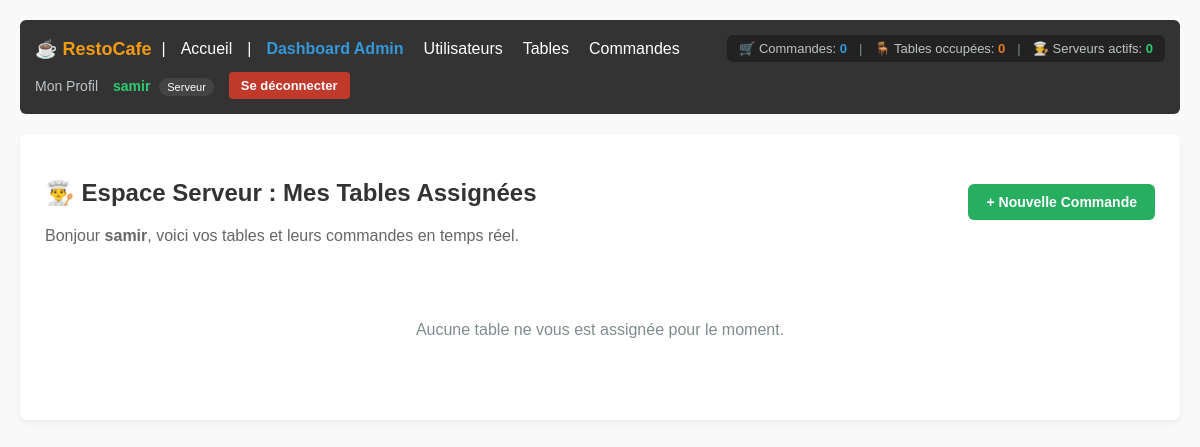
/tables/dashboard/ (signed in), run on an earlier commit of the app's database.
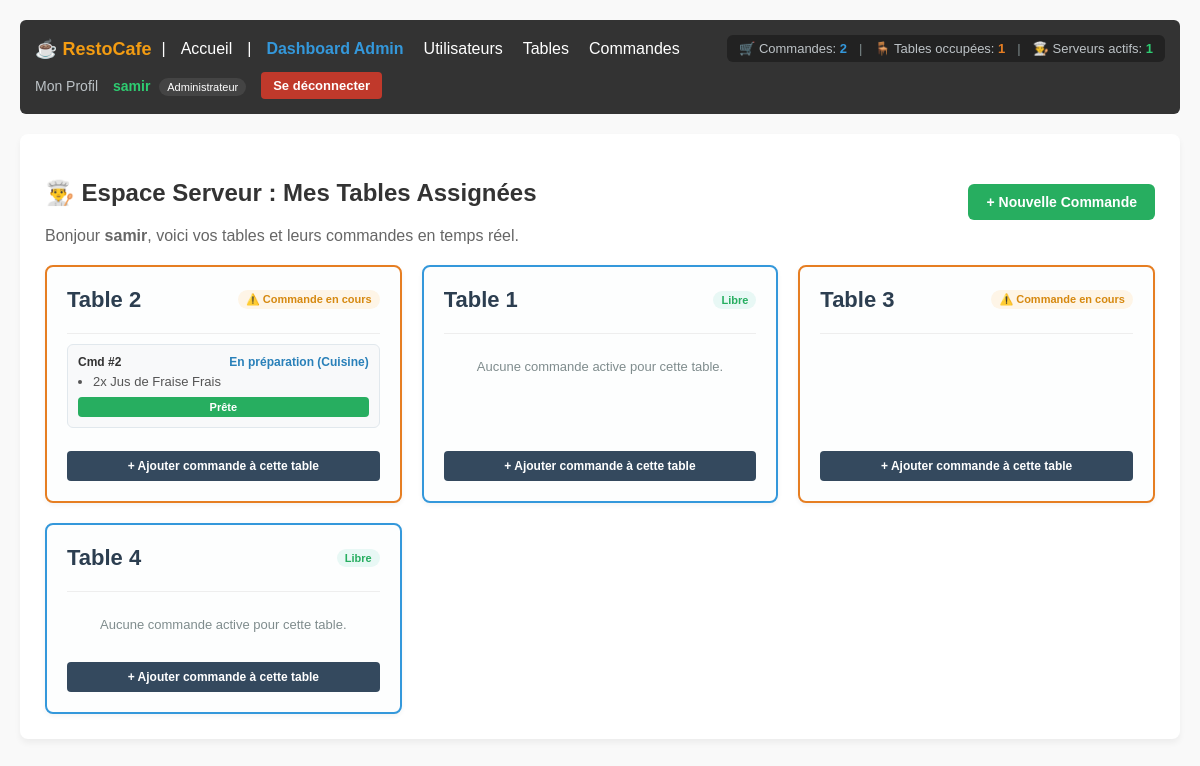
And on a later commit of the database.
### accounts/models.py (models this page shows, shortened)
class User(AbstractUser):
  ROLE_CHOICES = (
      ('admin', 'Administrateur'),
      ('serveur', 'Serveur'),
      ('cuisine', 'Cuisinier'),
  )
  role = models.CharField(
      max_length=20, choices=ROLE_CHOICES, default='serveur'
  )
  tel = models.CharField(max_length=20, blank=True, null=True)
  photo = models.ImageField(upload_to='profils/', blank=True, null=True)

### tables/models.py (models this page shows, shortened)
class Table(models.Model):
  numero = models.IntegerField(unique=True)
  serveur = models.ForeignKey(
      settings.AUTH_USER_MODEL,
      on_delete=models.SET_NULL,
      null=True,
      blank=True,
      limit_choices_to={'role': 'serveur'},
      related_name='tables',
  )
  token_qr = models.UUIDField(default=uuid.uuid4, editable=False, unique=True)
  is_active = models.BooleanField(default=True)

### commandes/models.py (models this page shows, shortened)
class Commande(models.Model):
    STATUT_CHOICES = (
        ('en_attente', 'En attente (Confirmée par serveur)'),
        ('en_preparation', 'En préparation (Cuisine)'),
        ('prete', 'Prête à servir'),
        ('servie', 'Servie à la table'),
        ('annulee', 'Annulée'),
        ('payee', 'Payée & Clôturée'),
    )
    table = models.ForeignKey(
        Table, on_delete=models.CASCADE, related_name='commandes'
    )
    serveur = models.ForeignKey(
        settings.AUTH_USER_MODEL,
        on_delete=models.SET_NULL,
        null=True,
        blank=True,
        related_name='commandes_gerees',
    )
    statut = models.CharField(
        max_length=20, choices=STATUT_CHOICES, default='en_attente'
    )
    date_creation = models.DateTimeField(auto_now_add=True)

class LigneCommande(models.Model):
    commande = models.ForeignKey(
        Commande, on_delete=models.CASCADE, related_name='lignes'
    )
    plat = models.ForeignKey(Plat, on_delete=models.CASCADE)
    quantite = models.PositiveIntegerField(default=1)

### menu/models.py (models this page shows, shortened)
class Plat(models.Model):
    categorie = models.ForeignKey(
        Categorie, on_delete=models.CASCADE, related_name='plats'
    )
    nom = models.CharField(max_length=150)
    description = models.TextField(blank=True, null=True)
    prix = models.DecimalField(max_digits=6, decimal_places=2)
    disponible_du_jour = models.BooleanField(default=True)
    is_active = models.BooleanField(default=True)
    image = models.ImageField(upload_to='plats/', blank=True, null=True)

### tables/views.py (the view)
# urls.py: path('dashboard/', serveur_dashboard, name='serveur_dashboard'),
@login_required
def serveur_dashboard(request):
    if request.user.role != 'serveur' and request.user.role != 'admin':
        return redirect('accounts:home')
    if request.user.role == 'serveur':
        tables = Table.objects.filter(serveur=request.user, is_active=True)
        commandes = Commande.objects.filter(
            table__in=tables).order_by('-date_creation')
    else:
        tables = Table.objects.all()
        commandes = Commande.objects.all().order_by('-date_creation')
    return render(request, 'tables/serveur_dashboard.html', {
        'tables': tables,
        'commandes': commandes
    })

### accounts/context_processors.py (called while the page is built)
def restaurant_stats(request):
    if not request.user.is_authenticated:
        return {}
    total_commandes = Commande.objects.count()
    tables_occupees = Table.objects.filter(
        commandes__statut__in=['en_attente', 'en_preparation', 'prete']
    ).distinct().count()
    serveurs_actifs = User.objects.filter(
        role='serveur',
        commandes_gerees__isnull=False
    ).distinct().count()
    serveurs_stats = User.objects.filter(role='serveur').prefetch_related('commandes_gerees')
    return {
        'stat_commandes': total_commandes,
        'stat_tables_occupees': tables_occupees,
        'stat_serveurs': serveurs_actifs,
        'serveurs_stats': serveurs_stats,
    }

### tables/templates/tables/serveur_dashboard.html (shortened to what the changed rows need)
{% extends 'base.html' %}
{% block content %}
    <div style="display: flex; justify-content: space-between; align-items: center; margin-bottom: 20px; flex-wrap: wrap; gap: 15px;">
        <div>
            <h2>👨‍🍳 Espace Serveur : Mes Tables Assignées</h2>
            <p style="color: #666; margin: 5px 0 0 0;">Bonjour <strong>{{ user.username }}</strong>, voici vos tables et leurs commandes en temps réel.</p>
        </div>
    </div>
    <div style="display: grid; grid-template-columns: repeat(auto-fill, minmax(300px, 1fr)); gap: 20px; margin-top: 20px;">
        {% for t in tables %}
            <div style="background: #fdfefe; border: 2px solid {% if t.commandes.all %}#e67e22{% else %}#3498db{% endif %}; border-radius: 8px; padding: 20px; display: flex; flex-direction: column; box-shadow: 0 2px 5px rgba(0,0,0,0.05);">
                <div style="display: flex; justify-content: space-between; align-items: center; margin-bottom: 10px;">
                    <h3 style="margin: 0; color: #2c3e50; font-size: 22px;">Table {{ t.numero }}</h3>
                    {% if t.commandes.all %}
                        <span style="background: #fef5e7; color: #d68910; padding: 3px 8px; border-radius: 12px; font-size: 11px; font-weight: bold;">⚠️ Commande en cours</span>
                    {% else %}
                        <span style="background: #e8f8f5; color: #27ae60; padding: 3px 8px; border-radius: 12px; font-size: 11px; font-weight: bold;">Libre</span>
                    {% endif %}
                </div>
                <hr style="border: 0; border-top: 1px solid #eee; margin: 10px 0;">
                <div style="flex-grow: 1; margin-bottom: 15px;">
                    {% for cmd in t.commandes.all %}
                        {% if cmd.statut != 'servie' and cmd.statut != 'annulee' %}
                            <div style="background: #f8f9fa; border: 1px solid #e1e8ed; border-radius: 6px; padding: 10px; margin-bottom: 8px;">
                                <div style="display: flex; justify-content: space-between; font-size: 12px; margin-bottom: 5px;">
                                    <strong>Cmd #{{ cmd.pk }}</strong>
                                    <span style="color: #2980b9; font-weight: bold;">{{ cmd.get_statut_display }}</span>
                                </div>
                                <ul style="margin: 0; padding-left: 15px; font-size: 13px; color: #555;">
                                    {% for ligne in cmd.lignes.all %}
                                        <li>{{ ligne.quantite }}x {{ ligne.plat.nom }}</li>
                                    {% endfor %}
                                </ul>
                                <div style="margin-top: 8px; display: flex; gap: 5px;">
                                    {% if cmd.statut == 'en_attente' %}
                                        <a href="{% url 'commandes:update_status' cmd.pk 'en_preparation' %}" style="flex: 1; padding: 4px; background: #2980b9; color: white; text-align: center; text-decoration: none; border-radius: 4px; font-size: 11px; font-weight: bold;">Préparer</a>
                                    {% elif cmd.statut == 'en_preparation' %}
                                        <a href="{% url 'commandes:update_status' cmd.pk 'prete' %}" style="flex: 1; padding: 4px; background: #27ae60; color: white; text-align: center; text-decoration: none; border-radius: 4px; font-size: 11px; font-weight: bold;">Prête</a>
                                    {% elif cmd.statut == 'prete' %}
                                        <a href="{% url 'commandes:update_status' cmd.pk 'servie' %}" style="flex: 1; padding: 4px; background: #7f8c8d; color: white; text-align: center; text-decoration: none; border-radius: 4px; font-size: 11px; font-weight: bold;">Servir</a>
                                    {% endif %}
                                </div>
                            </div>
                        {% endif %}
                    {% empty %}
                        <p style="font-size: 13px; color: #7f8c8d; text-align: center; margin: 15px 0;">Aucune commande active pour cette table.</p>
                    {% endfor %}
                </div>
                <div style="margin-top: auto; text-align: center;">
                    <a href="{% url 'commandes:commande_add' %}" style="display: block; width: 100%; padding: 8px; background: #34495e; color: white; text-decoration: none; border-radius: 4px; font-size: 12px; font-weight: bold; box-sizing: border-box;">
                        + Ajouter commande à cette table
                    </a>
                </div>
            </div>
        {% empty %}
            <p style="grid-column: 1 / -1; text-align: center; color: #7f8c8d; padding: 40px;">Aucune table ne vous est assignée pour le moment.</p>
        {% endfor %}
    </div>
{% endblock %}

### templates/navbar.html (shortened to what this page needs)
<nav style="background: #333; color: #fff; padding: 15px; margin-bottom: 20px; border-radius: 6px; display: flex; justify-content: space-between; align-items: center; flex-wrap: wrap; gap: 10px;">
    <div style="display: flex; align-items: center; gap: 10px; flex-wrap: wrap;">
        <strong style="font-size: 18px; color: #f39c12;">☕ RestoCafe</strong> |
        <a href="{% url 'accounts:home' %}" style="color: #fff; text-decoration: none; margin: 0 5px;">Accueil</a>
        {% if user.is_authenticated %}
            |
            {% if user.role == 'admin' or user.is_superuser %}
                <a href="{% url 'accounts:admin_dashboard' %}" style="color: #3498db; text-decoration: none; margin: 0 5px; font-weight: bold;">Dashboard Admin</a>
                <a href="{% url 'accounts:user_list' %}" style="color: #fff; text-decoration: none; margin: 0 5px;">Utilisateurs</a>
                <a href="{% url 'tables:table_list' %}" style="color: #fff; text-decoration: none; margin: 0 5px;">Tables</a>
                <a href="{% url 'commandes:commande_list' %}" style="color: #fff; text-decoration: none; margin: 0 5px;">Commandes</a>
            {% elif user.role == 'cuisine' %}
                <a href="{% url 'commandes:cuisine_dashboard' %}" style="color: #f39c12; text-decoration: none; margin: 0 5px; font-weight: bold;">Dashboard Cuisine</a>
            {% endif %}
        {% endif %}
    </div>
    {% if user.is_authenticated %}
        <div style="display: flex; align-items: center; gap: 12px; background: #222; padding: 6px 12px; border-radius: 6px; font-size: 13px;">
            <span style="color: #bdc3c7;" title="Commandes totales">
                🛒 Commandes: <strong style="color: #3498db;">{{ stat_commandes|default:0 }}</strong>
            </span>
            <span style="color: #7f8c8d;">|</span>
            <span style="color: #bdc3c7;" title="Tables occupées">
                🪑 Tables occupées: <strong style="color: #e67e22;">{{ stat_tables_occupees|default:0 }}</strong>
            </span>
            <span style="color: #7f8c8d;">|</span>
            <span style="color: #bdc3c7;" title="Serveurs actifs">
                👨‍🍳 Serveurs actifs: <strong style="color: #2ecc71;">{{ stat_serveurs|default:0 }}</strong>
            </span>
        </div>
    {% endif %}
    <div style="display: flex; align-items: center; gap: 15px;">
        {% if user.is_authenticated %}
            <a href="{% url 'accounts:profile' %}" style="color: #bdc3c7; text-decoration: none; font-size: 14px;">Mon Profil</a>
            <span style="color: #2ecc71; font-size: 14px;">
                <strong>{{ user.username }}</strong>
                <span style="background: #444; color: #fff; padding: 3px 8px; border-radius: 10px; font-size: 11px; margin-left: 5px;">{{ user.get_role_display|default:user.role }}</span>
            </span>
            <form action="{% url 'accounts:logout' %}" method="post" style="display: inline; margin: 0;">
                <button type="submit" style="background: #c0392b; color: white; border: none; padding: 6px 12px; border-radius: 4px; cursor: pointer; font-size: 13px; font-weight: bold;">Se déconnecter</button>
            </form>
        {% else %}
            <span style="color: #e74c3c; font-size: 14px;">Non connecté</span>
            <a href="{% url 'accounts:login' %}" style="color: #fff; text-decoration: none; padding: 6px 12px; background: #2980b9; border-radius: 4px; font-size: 13px; font-weight: bold;">Connexion</a>
        {% endif %}
    </div>
</nav>

What changed in the data, as far as the page shows it:
changed User "samir": role "Serveur" → "Administrateur"
added Table: numero "2", shows "⚠️ Commande en cours"
added Commande: pk "2", statut "En préparation (Cuisine)", shows "Prête"
added LigneCommande: quantite "2", plat.nom "Jus de Fraise Frais"
added Table: numero "1", shows "Libre"
added Table: numero "3", shows "⚠️ Commande en cours"
added Table: numero "4", shows "Libre"
Also different on the page:
{{ stat_commandes|default:0 }}: "0" → "2"
{{ stat_tables_occupees|default:0 }}: "0" → "1"
{{ stat_serveurs|default:0 }}: "0" → "1"
text no longer shown: "Aucune table ne vous est assignée pour le moment."
